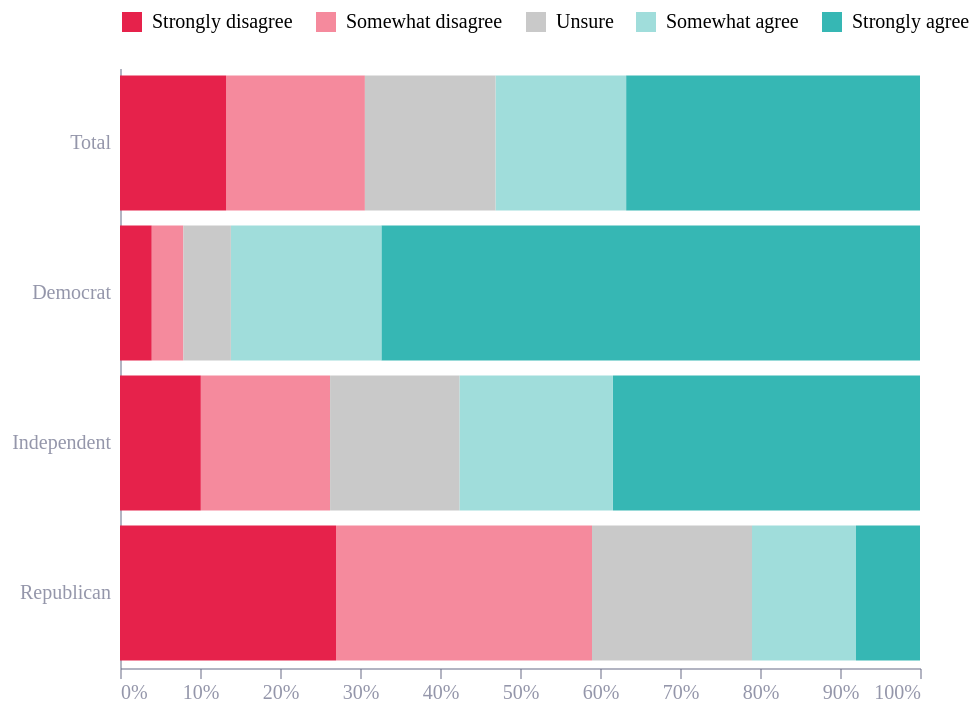

The Vega-Lite source for this figure:
### Vega-Lite specification from a JSON file in a GitHub repository (floating-point values rounded to 4 significant figures)
{"config": {"font": "Circular Std", "mark": {"line": {"interpolate": "monotone"}}, "view": {"stroke": "transparent", "width": 400, "height": 300}, "range": {"category": ["#36B7B4", "#E6224B", "#F4C245", "#0063AF", "#00A767", "#179FDB", "#EB5C2E"], "diverging": ["#E6224B", "#E54753", "#C9C9C9", "#179FDB", "#122B39"], "heatmap": ["#C9C9C9", "#179FDB", "#0063AF", "#122B39"], "ordinal": ["#00A767", "#36B7B4", "#179FDB", "#0063AF", "#243B5A"]}, "axisX": {"domainColor": "#676A86", "domainOpacity": 0.5, "grid": false, "labelAngle": 0, "labelColor": "#676A86", "labelOpacity": 0.7, "orient": "bottom", "tickColor": "#676A86", "tickCount": 10, "tickOpacity": 0.5, "title": false, "titleAlign": "center", "titleAnchor": "middle", "titleColor": "#676A86", "titleFontSize": 12, "titleOpacity": 0.8, "titleY": -15}, "axisY": {"domainColor": "#676A86", "domainOpacity": 0.5, "gridColor": "#676A86", "gridDash": [1, 5], "gridOpacity": 0.5, "labelColor": "#676A86", "labelOpacity": 0.7, "labelPadding": 5, "tickColor": "#676A86", "tickCount": 8, "tickOpacity": 0.5, "ticks": false, "titleAlign": "left", "titleAngle": 0, "titleBaseline": "bottom", "titleColor": "#676A86", "titleFontSize": 12, "titleOpacity": 0.8, "titleX": 0, "titleY": -7}}, "data": {"name": "data-15ec40f35a121097b44d17d0903323ee"}, "mark": {"type": "bar"}, "encoding": {"color": {"field": "Response", "legend": {"orient": "top", "title": ""}, "scale": {"domain": ["Strongly disagree", "Somewhat disagree", "Unsure", "Somewhat agree", "Strongly agree"], "range": ["#E6224B", "#F58A9D", "#C9C9C9", "#A0DDDB", "#36B7B4"]}, "type": "nominal"}, "order": {"field": "response_order", "sort": "ascending", "type": "ordinal"}, "x": {"axis": {"format": "%"}, "field": "value", "title": null, "type": "quantitative"}, "y": {"field": "group", "sort": {"field": "group_order", "order": "descending"}, "title": null, "type": "nominal"}}, "$schema": "https://vega.github.io/schema/vega-lite/v5.8.0.json", "datasets": {"data-15ec40f35a121097b44d17d0903323ee": [{"Response": "Strongly agree", "group": "Total", "value": 0.3673, "response_order": 4, "group_order": 3}, {"Response": "Somewhat agree", "group": "Total", "value": 0.1633, "response_order": 3, "group_order": 3}, {"Response": "Somewhat disagree", "group": "Total", "value": 0.1735, "response_order": 1, "group_order": 3}, {"Response": "Strongly disagree", "group": "Total", "value": 0.1327, "response_order": 0, "group_order": 3}, {"Response": "Unsure", "group": "Total", "value": 0.1633, "response_order": 2, "group_order": 3}, {"Response": "Strongly agree", "group": "Democrat", "value": 0.6733, "response_order": 4, "group_order": 2}, {"Response": "Somewhat agree", "group": "Democrat", "value": 0.1881, "response_order": 3, "group_order": 2}, {"Response": "Somewhat disagree", "group": "Democrat", "value": 0.0396, "response_order": 1, "group_order": 2}, {"Response": "Strongly disagree", "group": "Democrat", "value": 0.0396, "response_order": 0, "group_order": 2}, {"Response": "Unsure", "group": "Democrat", "value": 0.05941, "response_order": 2, "group_order": 2}, {"Response": "Strongly agree", "group": "Republican", "value": 0.08, "response_order": 4, "group_order": 0}, {"Response": "Somewhat agree", "group": "Republican", "value": 0.13, "response_order": 3, "group_order": 0}, {"Response": "Somewhat disagree", "group": "Republican", "value": 0.32, "response_order": 1, "group_order": 0}, {"Response": "Strongly disagree", "group": "Republican", "value": 0.27, "response_order": 0, "group_order": 0}, {"Response": "Unsure", "group": "Republican", "value": 0.2, "response_order": 2, "group_order": 0}, {"Response": "Strongly agree", "group": "Independent", "value": 0.3838, "response_order": 4, "group_order": 1}, {"Response": "Somewhat agree", "group": "Independent", "value": 0.1919, "response_order": 3, "group_order": 1}, {"Response": "Somewhat disagree", "group": "Independent", "value": 0.1616, "response_order": 1, "group_order": 1}, {"Response": "Strongly disagree", "group": "Independent", "value": 0.101, "response_order": 0, "group_order": 1}, {"Response": "Unsure", "group": "Independent", "value": 0.1616, "response_order": 2, "group_order": 1}]}}
